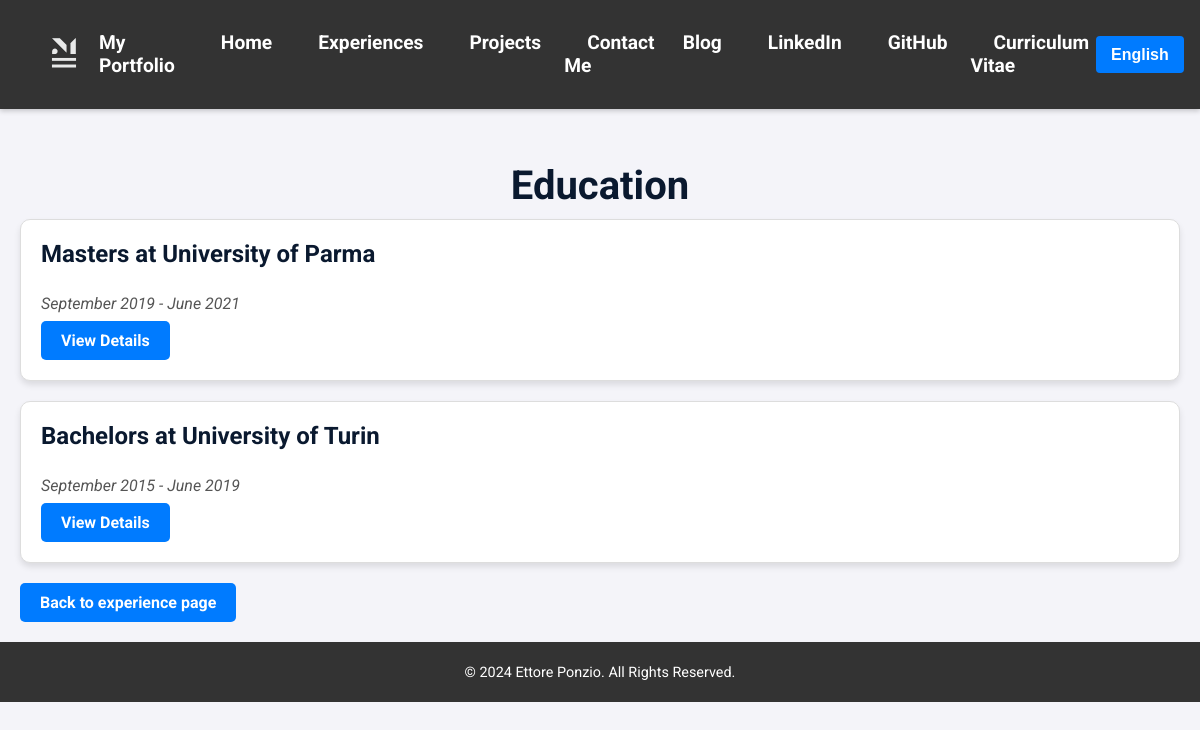
Before: /en/education-background/ with the older database file.
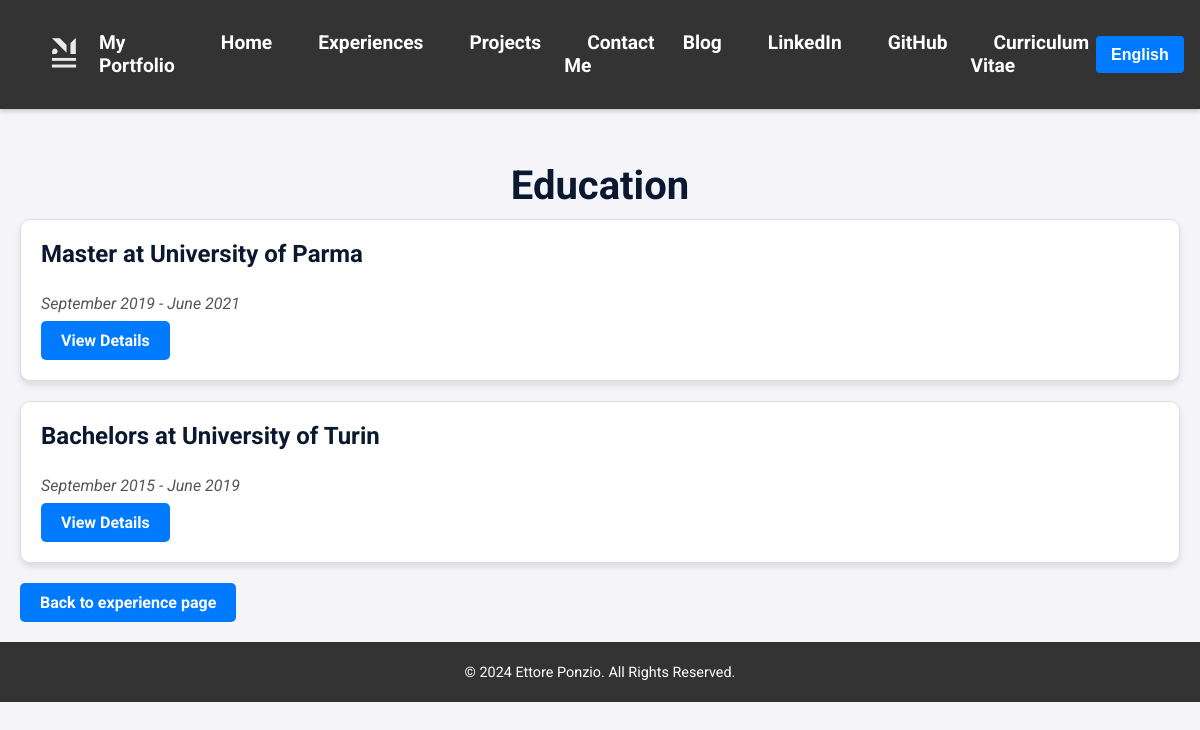
After: the same page with the newer database file.
### portfolio/models.py (models this page shows, shortened)
class Education(models.Model):
    DEGREE_CHOICES = [
        ('Bachelors', _('Bachelors')),
        ('Masters', _('Masters')),
        ('Master', _('Master')),
        ('PhD', _('PhD')),
        ('Other', _('Other')),
    ]
    institution_en = models.CharField(
        max_length=255,
        help_text=_("Name of the educational institution in English."),
        verbose_name=_("Institution (EN)")
    )
    institution_it = models.CharField(
        max_length=255,
        help_text=_("Name of the educational institution in Italian."),
        verbose_name=_("Institution (IT)")
    )
    degree = models.CharField(
        max_length=50,
        choices=DEGREE_CHOICES,
        help_text=_("Degree type (e.g., Bachelor's, Master's)."),
        verbose_name=_("Degree")
    )
    field_of_study_en = models.CharField(
        max_length=255,
        help_text=_("Field of study in English (e.g., Computer Science)."),
        verbose_name=_("Field of Study (EN)")
    )
    field_of_study_it = models.CharField(
        max_length=255,
        help_text=_("Field of study in Italian (e.g., Informatica)."),
        verbose_name=_("Field of Study (IT)")
    )
    start_date = models.DateField(
        help_text=_("Start date of the program."),
        verbose_name=_("Start Date")
    )
    end_date = models.DateField(
        help_text=_("End date of the program, or expected end date."),
        verbose_name=_("End Date")
    )
    description_en = models.TextField(
        blank=True,
        help_text=_("Optional description of the program or notable achievements in English."),
        verbose_name=_("Description (EN)")
    )
    description_it = models.TextField(
        blank=True,
        help_text=_("Optional description of the program or notable achievements in Italian."),
        verbose_name=_("Description (IT)")
    )
    skills = models.ManyToManyField(
        'Skill',
        related_name="educations",
        blank=True,
        help_text=_("Skills related to this educational entry."),
        verbose_name=_("Skills")
    )
    class Meta:
        verbose_name = _("Education")
        verbose_name_plural = _("Education")

### portfolio/views.py (the view)
# urls.py: path('education-background/', ViewEducationList.as_view(), name='education_list'),
class ViewEducationList(ListView):
    model = Education
    template_name = 'portfolio/education_list.html'
    context_object_name = 'educations'
    def get_queryset(self):
        user_language = get_language()  # Detect the current language (e.g., 'en' or 'it')
        present_education = Education.objects.filter(end_date__isnull=True)
        past_education = Education.objects.filter(end_date__isnull=False).order_by('-end_date')
        queryset = list(present_education) + list(past_education)
        for education in queryset:
            if user_language == 'it':
                education.degree
                education.display_institution = education.institution_it
            else:
                education.degree
                education.display_institution = education.institution_en
        return queryset
    def get_context_data(self, **kwargs):
        context = super().get_context_data(**kwargs)
        return context

### portfolio/templates/portfolio/education_list.html (shortened to what this page needs)
{% extends 'portfolio/base.html' %}
{% load i18n %}
{% load static %}
{% block styles %}
    <link rel="stylesheet" href="{% static 'portfolio/css/education_list.css' %}">
{% endblock %}
{% block content %}
<article class="education-page">
    <header>
        <h1 class="page-title">{% trans "Education" %}</h1>
    </header>
    {% if educations %}
    <ul class="education-list">
        {% for ed in educations %}
        <li class="education-item">
            <h3>{{ ed.get_degree_display }} {% trans "at" %} {{ ed.display_institution }}</h3>
            <p class="time-period">
                <time datetime="{{ ed.start_date|date:'Y-m-d' }}">{{ ed.start_date|date:"F Y" }}</time> -
                {% if ed.end_date %}
                <time datetime="{{ ed.end_date|date:'Y-m-d' }}">{{ ed.end_date|date:"F Y" }}</time>
                {% else %}
                {% trans "Present" %}
                {% endif %}
            </p>
            <a href="{% url 'portfolio:education_detail' ed.id %}" class="btn-detail">{% trans "View Details" %}</a>
        </li>
        {% endfor %}
    </ul>
    {% else %}
    <p>{% trans "No education records found." %}</p>
    {% endif %}
    <a href="{% url 'portfolio:education' %}" class="btn-detail">{% trans "Back to experience page" %}</a>
</article>
{% endblock %}

Changed rows visible on the page:
changed Education "University of Parma": degree "Masters" → "Master"
